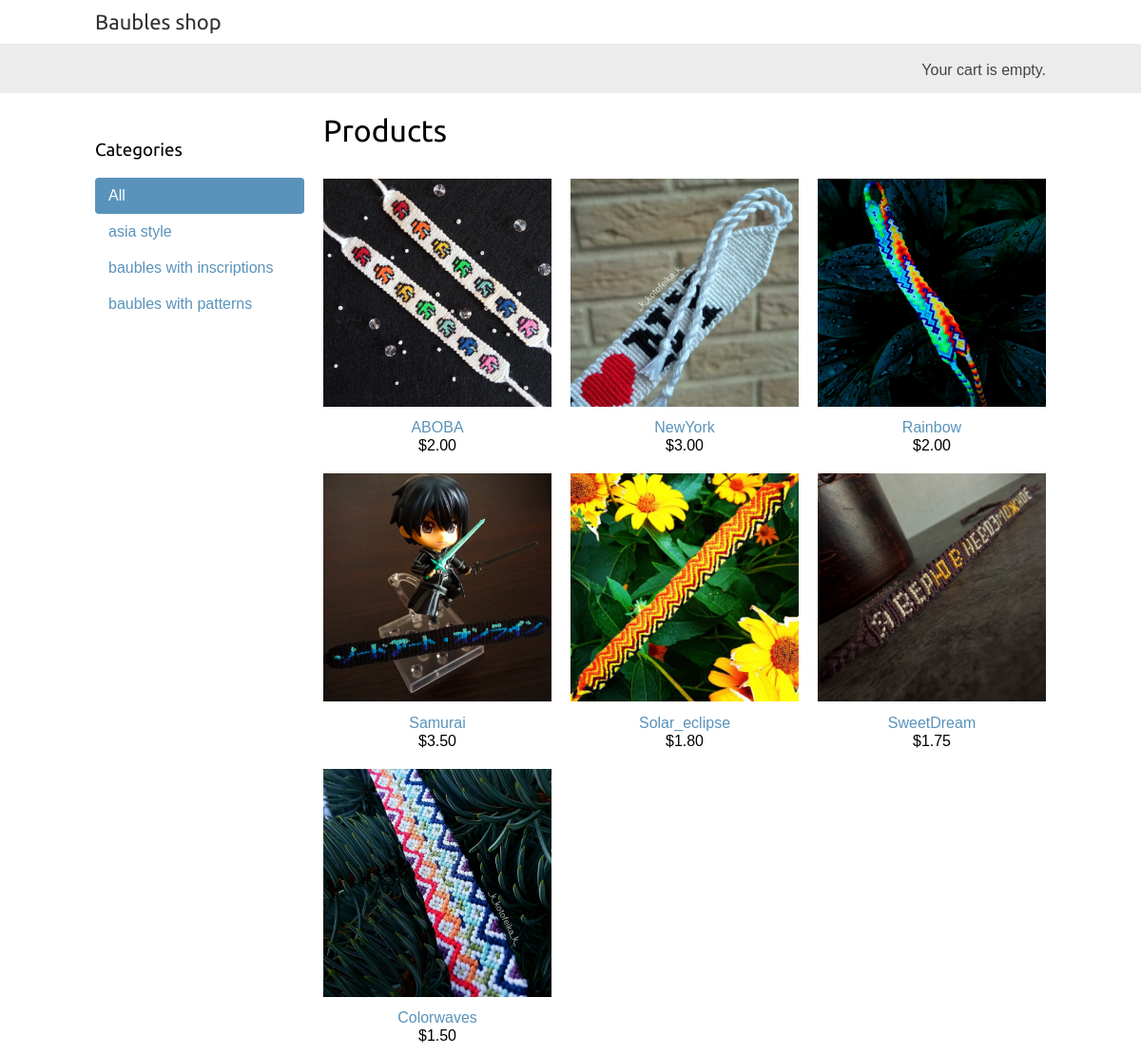
The page / on the database its author committed.
### shop/models.py (models this page shows, shortened)
class Category(models.Model):
    name = models.CharField(max_length=200, db_index=True)
    slug = models.SlugField(max_length=200, db_index=True, unique=True)
    class Meta:
        ordering = ('name',)
        verbose_name = 'Категория'
        verbose_name_plural = 'Категории'
    def get_absolute_url(self):
        return reverse('shop:product_list_by_category',
                        args=[self.slug])

class Product(models.Model):
    category = models.ForeignKey(Category, related_name='products', on_delete=models.CASCADE)
    name = models.CharField(max_length=200, db_index=True)
    slug = models.SlugField(max_length=200, db_index=True)
    image = models.ImageField(upload_to='products/%Y/%m/%d', blank=True)
    description = models.TextField(blank=True)
    price = models.DecimalField(max_digits=10, decimal_places=2)
    stock = models.PositiveIntegerField()
    available = models.BooleanField(default=True)
    created = models.DateTimeField(auto_now_add=True)
    updated = models.DateTimeField(auto_now=True)
    class Meta:
        ordering = ('name',)
        index_together = (('id', 'slug'),)
    def get_absolute_url(self):
        return reverse('shop:product_detail',
                        args=[self.id, self.slug])

### shop/views.py (the view)
# urls.py: re_path(r'^$', views.product_list, name='product_list'),
def product_list(request, category_slug=None):
    category = None
    categories = Category.objects.all()
    products = Product.objects.filter(available=True)
    if category_slug:
        category = get_object_or_404(Category, slug=category_slug)
        products = products.filter(category=category)
    return render(request,
                  'product/list.html',
                  {'category': category,
                   'categories': categories,
                   'products': products})

### cart/cart.py (called while the page is built)
    def __len__(self):
        return sum(item['quantity'] for item in self.cart.values())

### cart/context_processors.py (called while the page is built)
def cart(request):
    return {'cart': Cart(request)}

### shop/templates/product/list.html (shortened to what this page needs)
{% extends "base.html" %}
{% load static %}
{% block content %}
    <div id="sidebar">
        <h3>Categories</h3>
        <ul>
            <li {% if not category %}class="selected"{% endif %}>
                <a href="{% url "shop:product_list" %}">All</a>
            </li>
            {% for c in categories %}
                <li {% if category.slug == c.slug %}class="selected"{% endif %}>
                    <a href="{{ c.get_absolute_url }}">{{ c.name }}</a>
                </li>
            {% endfor %}
        </ul>
    </div>
    <div id="main" class="product-list">
        <h1>{% if category %}{{ category.name }}{% else %}Products{% endif %}</h1>
        {% for product in products %}
            <div class="item">
                <a href="{{ product.get_absolute_url }}">
                    <img src="{% if product.image %}{{ product.image.url }}{% else %}{% static "img/no_image.png" %}{% endif %}">
                </a>
                <a href="{{ product.get_absolute_url }}">{{ product.name }}</a><br>
                ${{ product.price }}
            </div>
        {% endfor %}
    </div>
{% endblock %}

### shop/templates/base.html (shortened to what this page needs)
{% load static %}
<!DOCTYPE html>
<html>
<head>
    <link href="{% static "css/base.css" %}" rel="stylesheet">
</head>
<body>
<div id="header">
    <a href="/" class="logo">Baubles shop</a>
</div>
<div id="subheader">
    <div class="cart">
        {% with total_items=cart|length %}
            {% if cart|length > 0 %}
                Your cart:
                <a href="{% url "cart:cart_detail" %}">
                    {{ total_items }} item{{ total_items|pluralize }},
                    ${{ cart.get_total_price }}
                </a>
            {% else %}
                Your cart is empty.
            {% endif %}
        {% endwith %}
    </div>
</div>
<div id="content">
    {% block content %}
    {% endblock %}
</div>
</body>
</html>

### shop/static/css/base.css (style rules this page uses)
body { margin:0; padding:0; font-family:helvetica, sans-serif; }
h1, h2, h3, h4, h5 , h6 { font-family: 'Ubuntu', sans-serif; font-weight:normal; }
a { text-decoration:none; color:#5993bb; }
#header { padding:10px 100px; font-size:18px; overflow:auto; }
#subheader { background:#ececec; color:#444; padding:15px 100px; overflow:auto; }
#header .logo { font-family: 'Ubuntu', sans-serif; float:left; color:#333; font-size:22px; margin-right:10%; }
#subheader .cart { float:right; padding-top:4px; }
#content { padding:0 100px; overflow:hidden; }
#sidebar { width:220px; padding:30px 20px 0 0; float:left; }
#sidebar ul { margin:0; padding:0; }
#sidebar ul li { margin:0; list-style:none; padding:10px 14px; }
#sidebar ul li a { display:block; }
#sidebar ul li.selected { background:#5993bb; border-radius:4px; }
#sidebar ul li.selected a { color:#fff; }
#main { float:left; width: 96%; margin-right:-220px; overflow:hidden; }
.product-list .item { width:25%; padding:10px 20px 10px 0; float:left; text-align:center; line-height:1.2; }
.product-list .item img { width:100%; margin-bottom:8px; }

### rows shown on the page
Category: name "asia style"
Category: name "baubles with inscriptions"
Category: name "baubles with patterns"
Product: image (picture), name "ABOBA", price "2.00"
Product: image (picture), name "NewYork", price "3.00"
Product: image (picture), name "Rainbow", price "2.00"
Product: image (picture), name "Samurai", price "3.50"
Product: image (picture), name "Solar_eclipse", price "1.80"
Product: image (picture), name "SweetDream", price "1.75"
Product: image (picture), name "Сolorwaves", price "1.50"
